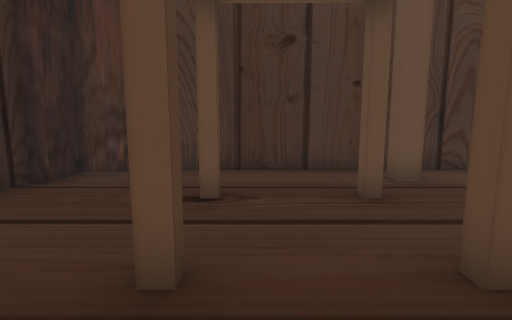
view 1 (above)

19 first-person views from a walk through a scene from a Unity 3-D project. The camera is 1.3 m above the floor, tilts 8° down and sees 80° across. The floor is counted in squares, 1 m on a side. Each view is taken from the middle of a square. On the plan, view 1 faces up. The plan holds only what a view shows up to about 14 squares ahead; the rest is blank. The place goes on beyond the plan.

view 2
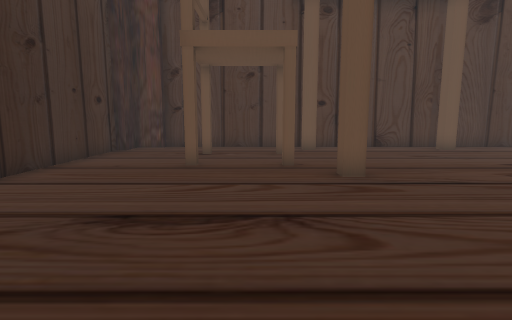

view 3
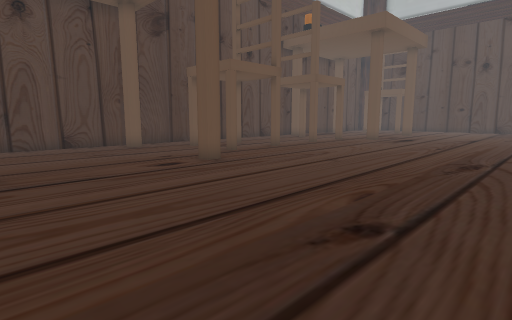

view 4
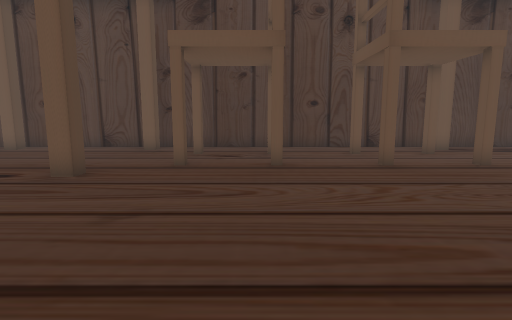

view 5
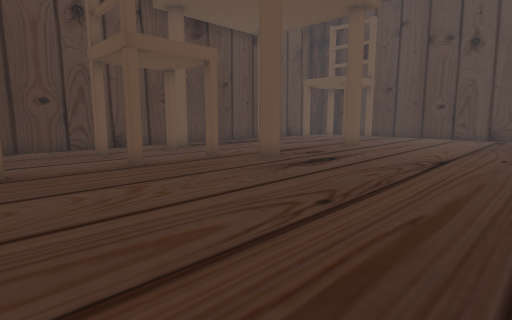

view 6
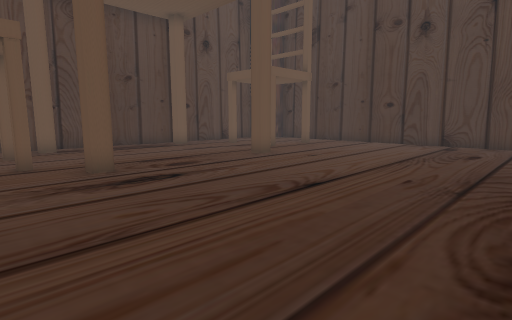

view 7
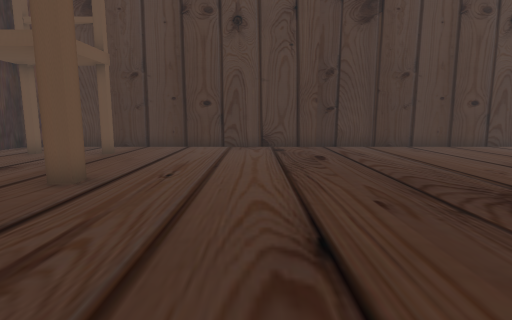

view 8
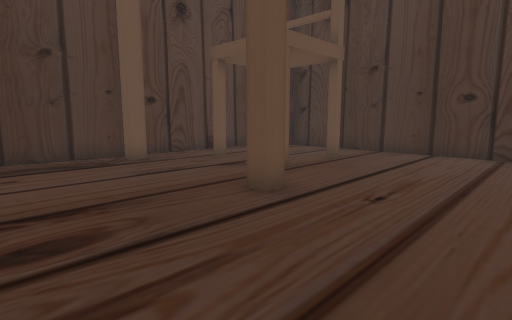

view 9
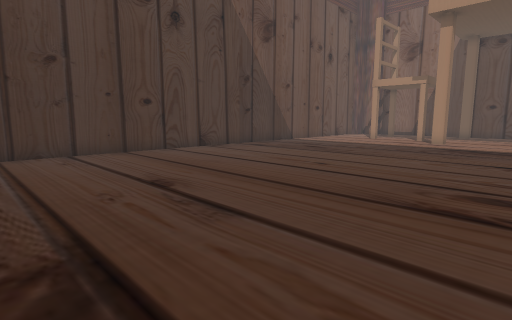

view 10
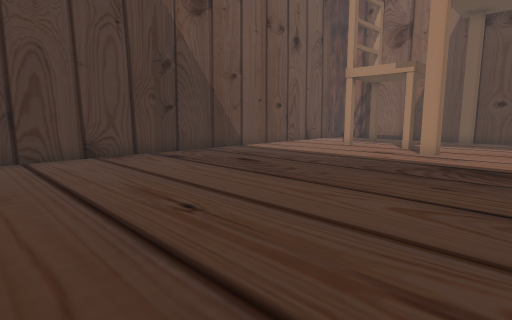

view 11
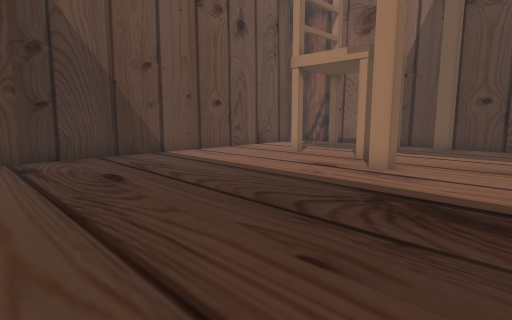

view 12
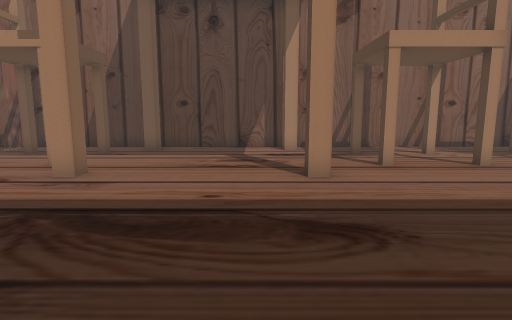

view 13
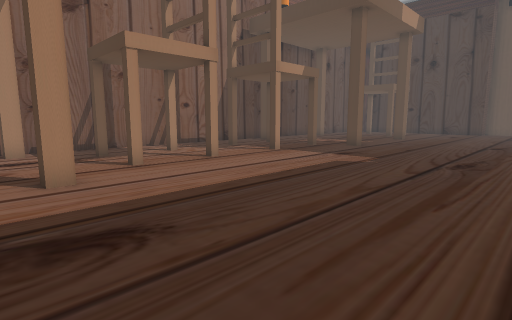

view 14
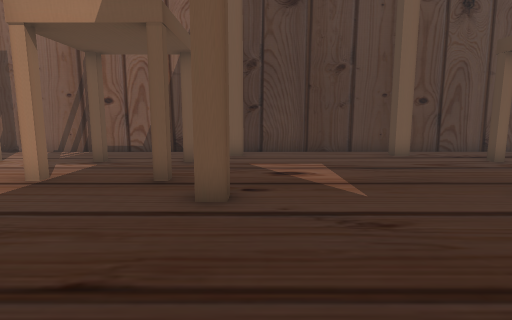

view 15
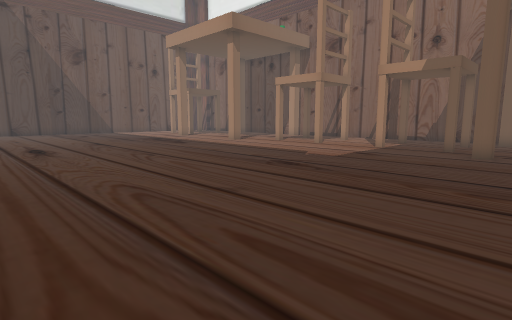

view 16
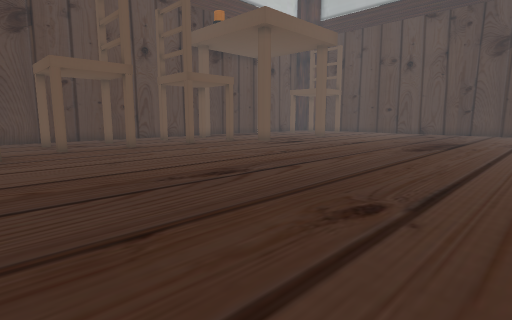

view 17
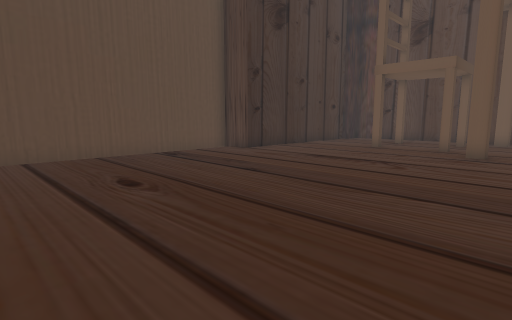

view 18
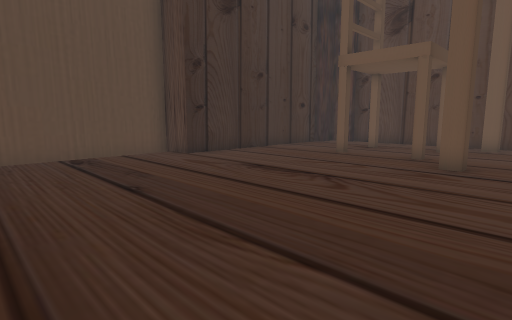

view 19
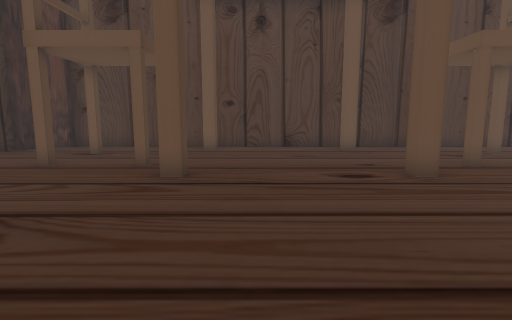

### Floor plan
Key: @ floor where view 1 was taken; # wall or solid block; x gap in a wall; . floor.
Columns run from 6 left of view 1 to 34 right of it. Each row starts with its distance up from view 1.
  8    ####################################
  7   ##.....x.....x...........x....x.....##
  6  ##........................#...........##
  5  #...#..#........#..#..#.#........#..#..#
  4  #......................................#
  3  #......................................#
  2  #...#..#........#..#..#.#........#..#..#
  1  #.......#.....#................#.......#
  0  #....@.................................#
 -1  #......................................#
 -2 ##......................................#
 -3 #.......................................#
 -4 #.......................................#
 -5 #.......................................#
 -6 #.......................................#
 -7 #.......................................#
 -8 #...........  ..........................#
 -9 #...........  ..........................#
-10 #..........    .........................#
-11      ..... .  . .....       ............#
-12              . .....        ............#
-13               ..........................#
-14              ...........................#
-15              ...........................#
-16              ...........................#
-17              ...........................#
-18              ............... ...........#
-19             ............................#
-20             ............................#
-21             ............................#
-22            .............................#
-23           ..............................#
-24           .....#................#.......#
-25          .......#..#..#.#...........#...#
-26         ............................... #
-27        ...............................
-28       .#........#..#..#.#...........#.
-29       .................................
-30      ....x.....x .........##....x.....##
-31     ###########  ######################

Positions as (right, up) in squares from view 1, and headings:
1: (0, 0), facing up
2: (1, -6), facing up
3: (3, -7), facing up-right
4: (13, -6), facing up
5: (13, -6), facing up-right
6: (18, -7), facing up-right
7: (20, -3), facing right
8: (22, -3), facing up-right
9: (22, -7), facing down-right
10: (23, -12), facing down-right
11: (23, -16), facing down-right
12: (22, -17), facing down
13: (22, -17), facing down-left
14: (8, -19), facing down
15: (7, -12), facing down-right
16: (8, -11), facing up-right
17: (5, -11), facing up-left
18: (5, -8), facing up-left
19: (5, -6), facing up
